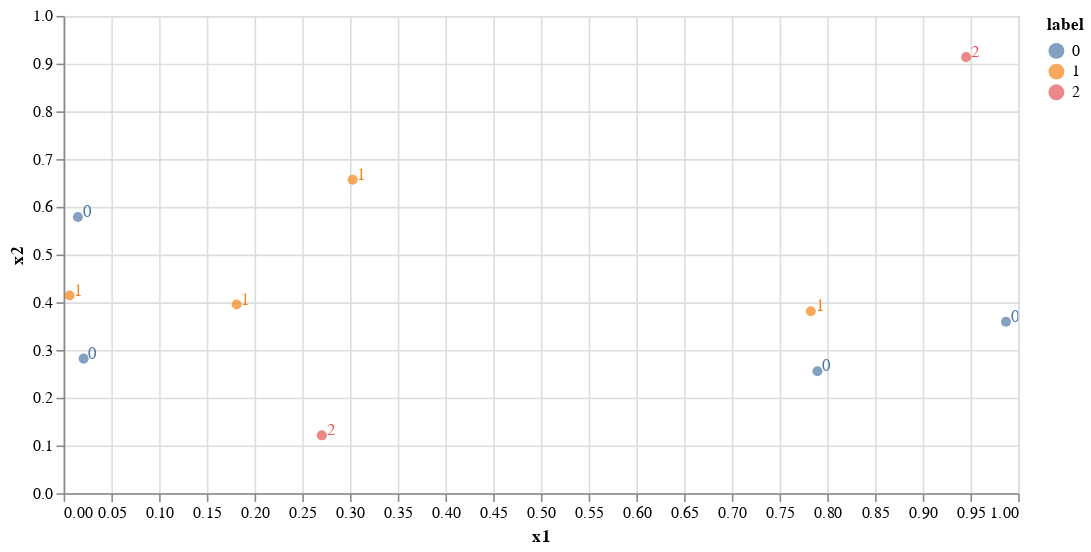

Notebook code for this chart:
### Code cell
scatterplot = alt.Chart().mark_circle(size=40)\
    .encode(x='x1:Q', y='x2:Q', color='label:N',
    tooltip=['x1'])

nearest = alt.selection(type='single', nearest=True, on='mouseover',
                        fields=['x1'])

selectors = alt.Chart().mark_point()\
    .encode(x="x1:Q", opacity=alt.value(0))\
    .add_selection(nearest)

text = scatterplot\
    .mark_text(align='left', dx=3, dy=-3)\
    .encode(text=alt.condition(nearest, 'label:N', alt.value(' ')))


chart = alt.layer(scatterplot, selectors, text, data=df, width=600).interactive()
chart.save('chart.html')
chart

### Figure 1 — Vega-Lite specification as saved in the notebook (floating-point values rounded to 4 significant figures)
{"config": {"view": {"continuousWidth": 400, "continuousHeight": 300}}, "layer": [{"mark": {"type": "circle", "size": 40}, "encoding": {"color": {"field": "label", "type": "nominal"}, "tooltip": [{"field": "x1", "type": "quantitative"}], "x": {"field": "x1", "type": "quantitative"}, "y": {"field": "x2", "type": "quantitative"}}, "selection": {"selector002": {"type": "interval", "bind": "scales", "encodings": ["x", "y"]}}}, {"mark": "point", "encoding": {"opacity": {"value": 0}, "x": {"field": "x1", "type": "quantitative"}}, "selection": {"selector001": {"type": "single", "nearest": true, "on": "mouseover", "fields": ["x1"]}}}, {"mark": {"type": "text", "align": "left", "dx": 3, "dy": -3}, "encoding": {"color": {"field": "label", "type": "nominal"}, "text": {"condition": {"field": "label", "type": "nominal", "selection": "selector001"}, "value": " "}, "tooltip": [{"field": "x1", "type": "quantitative"}], "x": {"field": "x1", "type": "quantitative"}, "y": {"field": "x2", "type": "quantitative"}}}], "data": {"name": "data-5ecdcba031d4d3d7ef7f2f8ee40cdbbe"}, "width": 600, "$schema": "https://vega.github.io/schema/vega-lite/v4.17.0.json", "datasets": {"data-5ecdcba031d4d3d7ef7f2f8ee40cdbbe": [{"x1": 0.3027, "x2": 0.6569, "label": 1}, {"x1": 0.00623, "x2": 0.4142, "label": 1}, {"x1": 0.7827, "x2": 0.3812, "label": 1}, {"x1": 0.1813, "x2": 0.3954, "label": 1}, {"x1": 0.01491, "x2": 0.5788, "label": 0}, {"x1": 0.9454, "x2": 0.9136, "label": 2}, {"x1": 0.7897, "x2": 0.2554, "label": 0}, {"x1": 0.9872, "x2": 0.3592, "label": 0}, {"x1": 0.2704, "x2": 0.1213, "label": 2}, {"x1": 0.02092, "x2": 0.282, "label": 0}]}}
